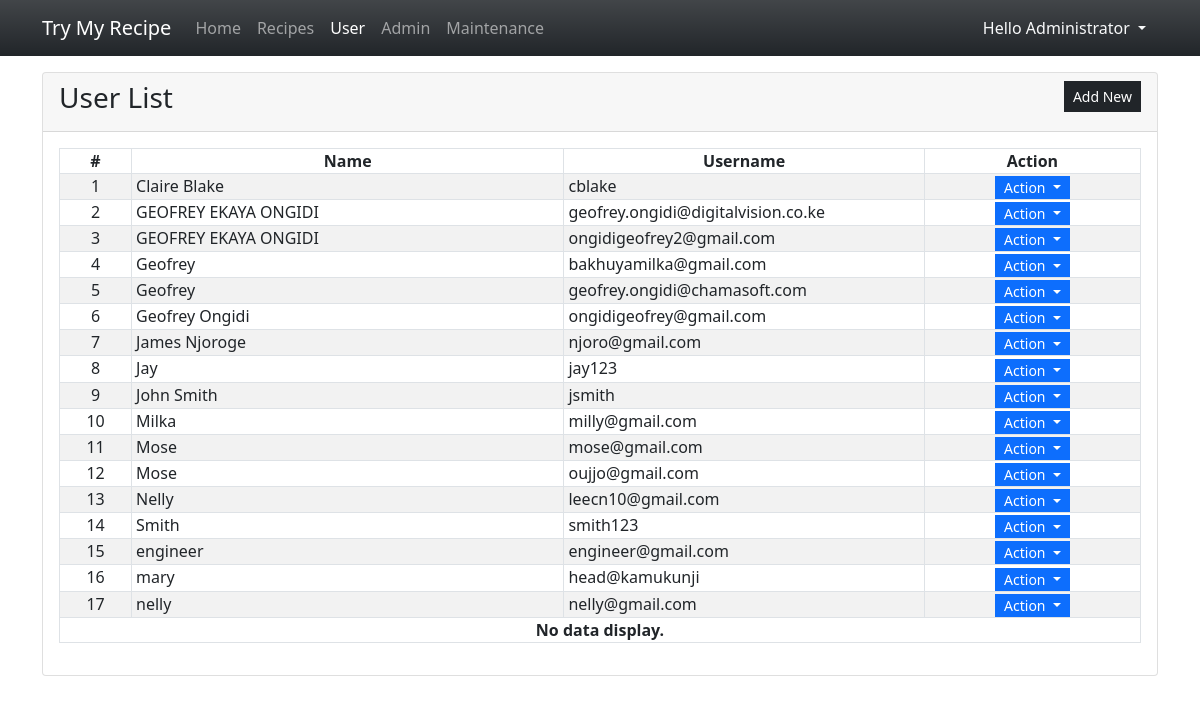
The app's page /admin/?page=users (signed in), older data.
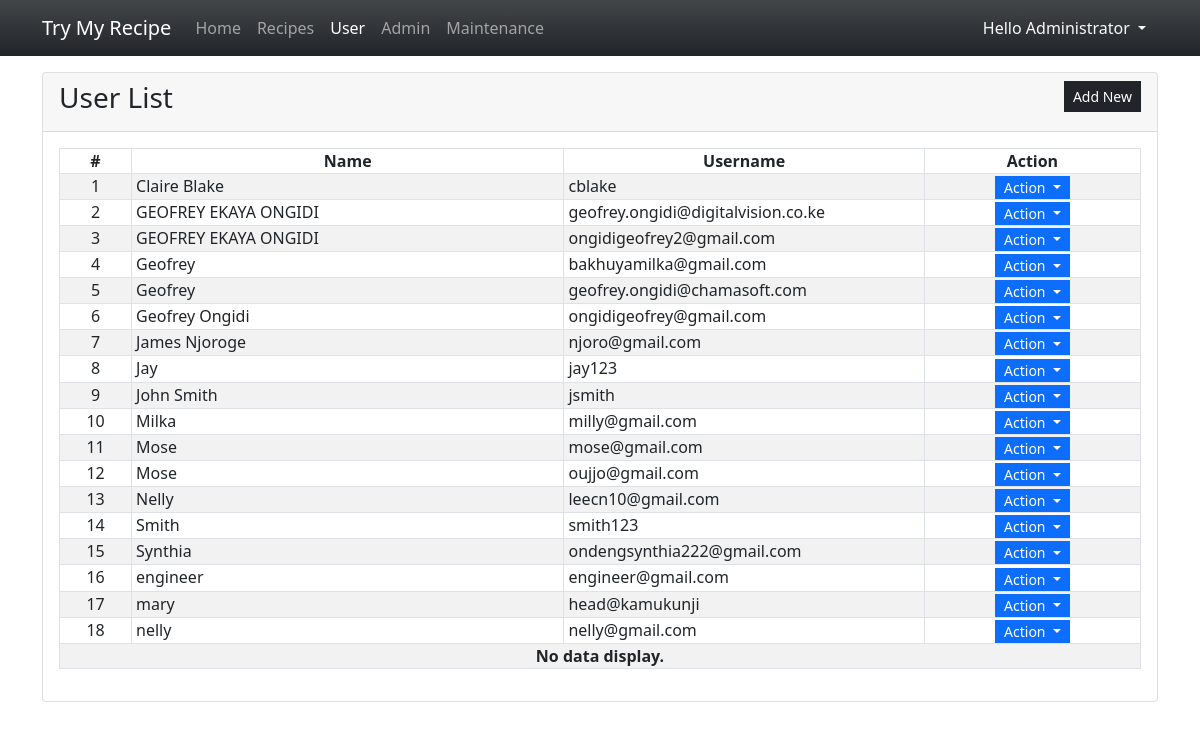
The same page, newer data.
### tables this page shows
CREATE TABLE `user_list` (
            `user_id` INTEGER NOT NULL PRIMARY KEY AUTOINCREMENT,
            `fullname` INTEGER NOT NULL,
            `username` TEXT NOT NULL,
            `password` TEXT NOT NULL,
            `status` INTEGER NOT NULL Default 1,
            `date_created` TIMESTAMP DEFAULT CURRENT_TIMESTAMP
        , `otp` INT(10));

### admin/users.php (the view, shortened to what this page needs)
<div class="card">
    <div class="card-header d-flex justify-content-between">
        <h3 class="card-title">User List</h3>
        <div class="card-tools align-middle">
            <button class="btn btn-dark btn-sm py-1 rounded-0" type="button" id="create_new">Add New</button>
        </div>
    </div>
    <div class="card-body">
        <table class="table table-hover table-striped table-bordered">
            <colgroup>
                <col width="5%">
                <col width="30%">
                <col width="25%">
                <col width="15%">
            </colgroup>
            <thead>
                <tr>
                    <th class="text-center p-0">#</th>
                    <th class="text-center p-0">Name</th>
                    <th class="text-center p-0">Username</th>
                    <th class="text-center p-0">Action</th>
                </tr>
            </thead>
            <tbody>
                <?php
                $sql = "SELECT * FROM `user_list` where user_id != 1 order by `fullname` asc";
                $qry = $conn->query($sql);
                $i = 1;
                    while($row = $qry->fetchArray()):
                ?>
                <tr>
                    <td class="text-center p-0"><?php echo $i++; ?></td>
                    <td class="py-0 px-1"><?php echo $row['fullname'] ?></td>
                    <td class="py-0 px-1"><?php echo $row['username'] ?></td>
                    <th class="text-center py-0 px-1">
                        <div class="btn-group" role="group">
                            <button id="btnGroupDrop1" type="button" class="btn btn-primary dropdown-toggle btn-sm rounded-0 py-0" data-bs-toggle="dropdown" aria-expanded="false">
                            Action
                            </button>
                        </div>
                    </th>
                </tr>
                <?php endwhile; ?>
                <?php if(!$qry->fetchArray()): ?>
                    <tr>
                        <th class="text-center p-0" colspan="5">No data display.</th>
                    </tr>
                <?php endif; ?>
            </tbody>
        </table>
    </div>
</div>

Row changes from the older to the newer data that the page shows:
added user_list: fullname "Synthia", username "ondengsynthia222@gmail.com"
